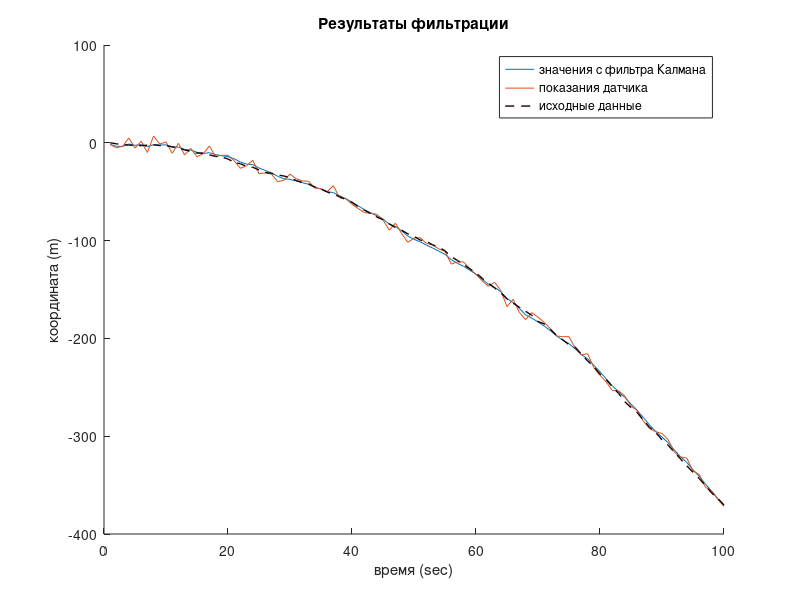
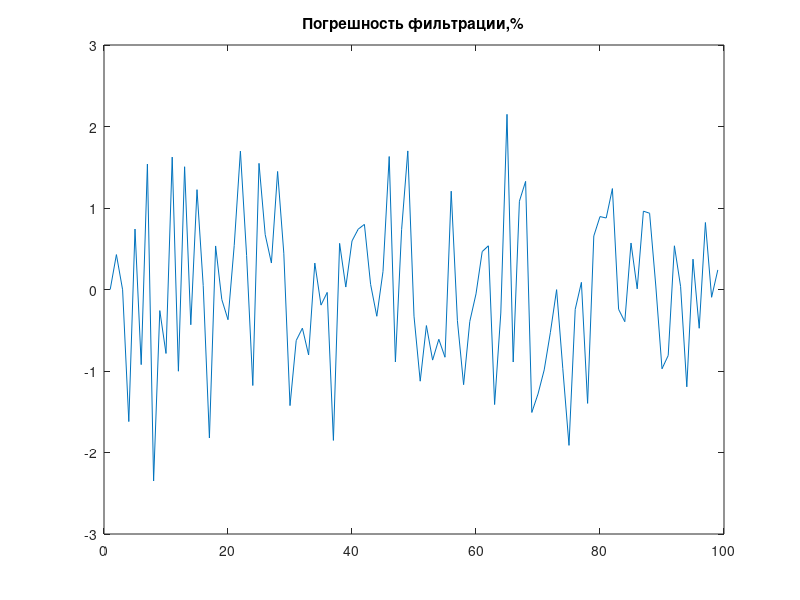

Recreate these plots in MATLAB, in order.
N=100; 
a = 0.15; % ускорение 
T = -0.5; 
sigmaPsi=1; % знач. для расчета погрешности модели 
sigmaEta=4; % знач. для расчета погрешности датчика/сенсора 
k=1:N; 
x=k; 
x(1)=0; 
z(1)=x(1)+normrnd(0,sigmaEta); % нач. значение с датчика + его погрешность 
for t=1:(N-1) 
x(t+1)=x(t)+a*T*t+normrnd(0,sigmaPsi); % уравнение изменения координаты + погрешность модели 
z(t+1)=x(t+1)+normrnd(0,sigmaEta); 
end; 
%Фильтр Калмана 
xOpt(1)=z(1); 
eOpt(1)=sigmaEta; 
msum = eOpt(1); 
sum = (eOpt(1))^2; 
for t=1:(N-1) 
eOpt(t+1)=sqrt((sigmaEta^2)*(eOpt(t)^2+sigmaPsi^2)/(sigmaEta^2+eOpt(t)^2+sigmaPsi^2)); % среднее знач. квадрата ошибки 
msum = msum + eOpt(t+1); 
sum = sum + (eOpt(1))^2; 
K(t+1)=(eOpt(t+1))^2/sigmaEta^2; % усиление Калмана 
xOpt(t+1)=(xOpt(t)+a*T*t)*(1-K(t+1))+K(t+1)*z(t+1); % оптимальное отфильтрованное значение 
end; 
figure;%%%%%%%%%%%%%
sr = msum/N; 
vdisp = sum/N - sr^2; 
hold all; 
plot(k,xOpt); 
plot(k,z); 
plot(k,x,'--','Color',[.1 .0 .0],'LineWidth',1); 
title('Результаты фильтрации'); 
xlabel('время (sec)'); 
ylabel('координата (m)'); 
legend('значения с фильтра Калмана','показания датчика','исходные данные');
%%%%%%%%%%%%%%%Вычисление погрешности (SKO)отфильтрованного сигнала
for i=1:(N-1)%%%%%%%%%%%
err(i)=(xOpt(i)-z(i)); 
end;
DZ=err*100./(max(z)-min(z));
SKO=std(DZ)
figure;
i=1:(N-1);
plot(i,DZ(i));%%%%%%%%%%%%%%%
title('Погрешность фильтрации,%'); 
 
pause;
close all;
clear;
clc;
